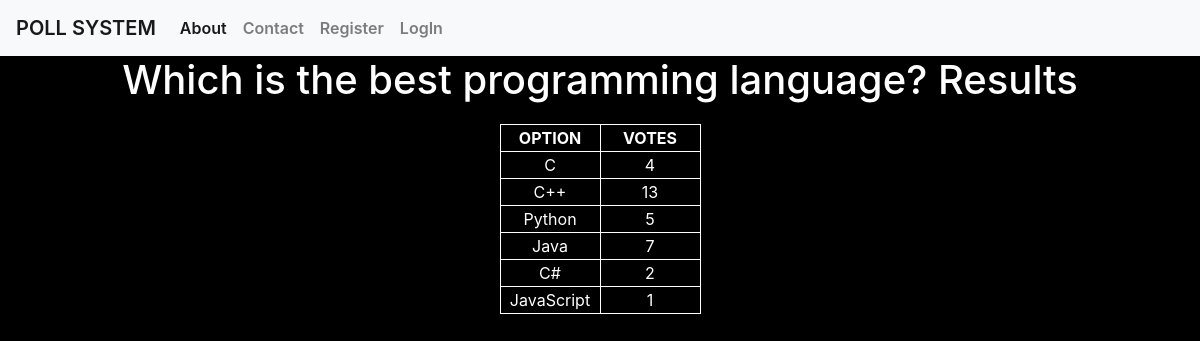
Screenshot of /result/2/ with the database file from the repository.
### poll_app/models.py (models this page shows, shortened)
class Question(models.Model):
    question=models.CharField(max_length=264)
    date=models.DateField(auto_now=True)

class Options(models.Model):
    option=models.CharField(max_length=50)
    votes=models.IntegerField(default=0)
    question=models.ForeignKey(Question,max_length=264,on_delete=models.CASCADE,related_name='questions')

### poll_app/views.py (the view)
# urls.py: path('result/<pk>/',views.result,name='result'),
def result(request,pk):
    q=Question.objects.get(pk=pk)
    d={}
    d['q']=q;
    return render(request,'result.html',context=d)

### templates/result.html
<!DOCTYPE html>
{% extends 'base.html' %}
{% block content %}
<h1 class="result_h1" style="text-align:center;">{{q.question}} Results</h1>
<table class="result_table">
<tr>
  <th>OPTION</th>
  <th>VOTES</th>
</tr>
{% for obj in q.questions.all %}
<tr>
  <td>{{obj.option}}</td>
  <td>{{obj.votes}}</td>
</tr>
{% endfor %}
</table>
{% endblock %}

### templates/base.html (shortened to what this page needs)
<!DOCTYPE html>
{% load static %}
<html lang="en" dir="ltr">
  <head>
    <link rel="stylesheet" href="https://maxcdn.bootstrapcdn.com/bootstrap/4.0.0/css/bootstrap.min.css">
    <link rel="stylesheet" href="{% static 'index_css.css' %}">
  </head>
  <body>
    <nav class="navbar navbar-expand-lg navbar-light bg-light">
  <a class="navbar-brand" href="{% url 'index' %}">POLL SYSTEM</a>
    <ul class="navbar-nav mr-auto">
      <li class="nav-item active">
        <a class="nav-link" href="#">About</a>
      </li>
      <li class="nav-item">
        <a class="nav-link" href="#">Contact</a>
      </li>
      <li class="nav-item">
        <a class="nav-link" href="{% url 'register' %}">Register</a>
      </li>
      {% if user.is_authenticated %}
      <li class="nav-item">
        <a class="nav-link" href="{% url 'user_logout' %}">Logout</a>
      </li>
      <li class="nav-item">
          <a class="nav-link" href="#"><i class="fas fa-user"></i>{{user.username}}</a>
      </li>
      {% else %}
      <li class="nav-item">
        <a class="nav-link" href="{% url 'user_login' %}">LogIn</a>
      </li>
      {% endif %}
    </ul>
    </nav>
    <div class="container">
      {% block content %}
      {% endblock %}
    </div>
  </body>
</html>

### static/index_css.css (style rules this page uses)
body { background-color:black; color:white; animation-name: example; animation-duration: 4s; animation-iteration-count: infinite; animation-direction: alternate; }
nav { font-weight: 600; }
table { text-align:center; margin:20px auto; }
th,td { width:100px; border:1px solid white; }

### rows the page displays
Question: question "Which is the best programming language?"
Options: option "C", votes "4"
Options: option "C++", votes "13"
Options: option "Python", votes "5"
Options: option "Java", votes "7"
Options: option "C#", votes "2"
Options: option "JavaScript", votes "1"
